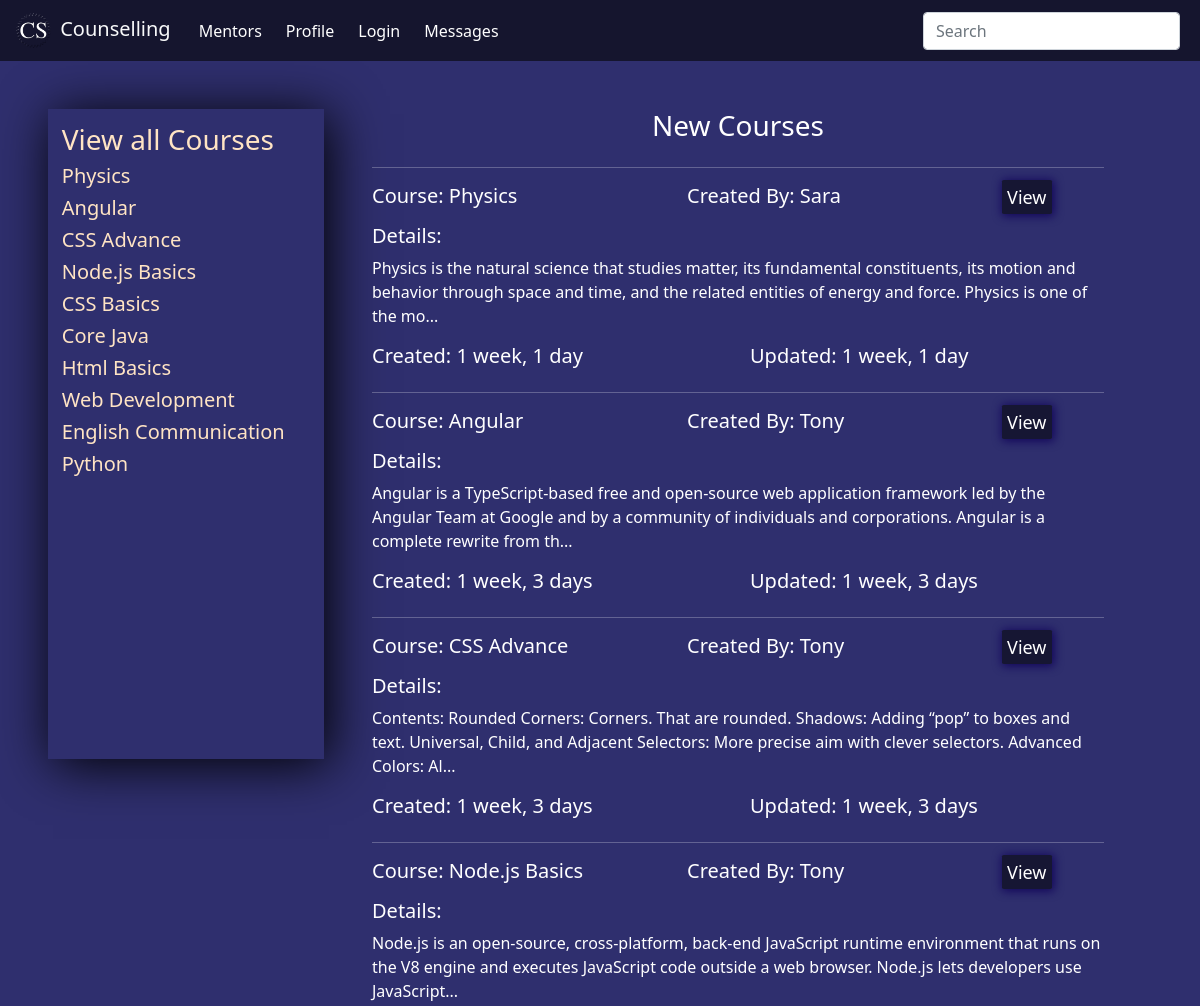
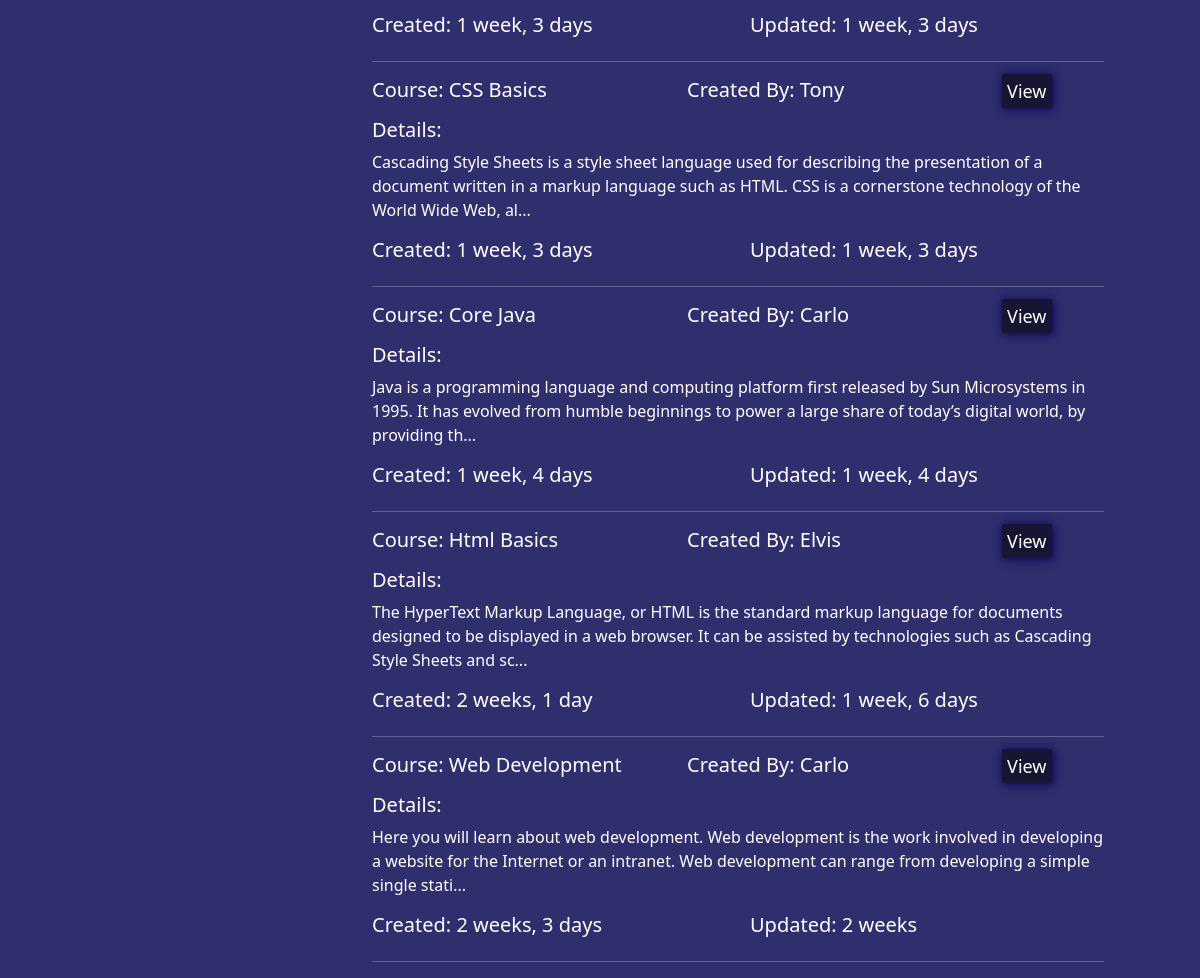
The page / on the database its author committed (2 pictures, top to bottom).
### base/models.py (models this page shows, shortened)
class course(models.Model):
    user = models.ForeignKey(User, on_delete=models.SET_NULL, null=True)
    course_name = models.CharField(max_length=100)
    course_description = models.TextField(null=True)
    course_isactive = models.BooleanField(default=True)
    course_created = models.DateTimeField(auto_now_add=True)
    course_updated = models.DateTimeField(auto_now=True)
    class Meta:
        ordering = ['-course_updated', '-course_created']

### base/views.py (the view)
# urls.py: path('', views.home, name='home'),
def home(request):
    q = request.GET.get('q') if request.GET.get('q') != None else ''
    courses = course.objects.all()
    mentors = User.objects.filter(groups=1)
    user = request.user
    if user.is_superuser:
        students = User.objects.filter(groups=2)
    else:
        followers = follower.objects.filter(mentor=user)
        students = []
        for i in followers:
            stu = User.objects.get(username=i.student)
            students.append(stu)
    context = {"courses":courses, "mentors":mentors, "students":students,}
    return render(request, 'home.html', context)

### templates/home.html (shortened to what this page needs)
{% extends 'main.html' %}
{% block content %}
<div class="container-dash mt-5 mx-5">
    {% include 'managepage.html' %}
    <div class="dashboard mx-5">
        <h3 class="text-center mb-4">New Courses</h3>
        <hr>
        {% for course in courses|slice:":8" %}
        {% if course.course_isactive == True %}
        <div class="row mb-2">
            <div class="col">
                <h5>Course: {{course.course_name}}</h5>
            </div>
            <div class="col">
                <h5>Created By: {{course.user.first_name}}</h5>
            </div>
            {% if request.user == course.user or request.user.is_superuser %}
            <div class="col-2">
                <div class="login-inp">
                    <a href="{% url 'edit-course' course.id %}" id="edit-btn">Edit</a>
                </div>
            </div>
            <div class="col-2">
                <div class="login-inp">
                    <a href="{% url 'view-course' course.id %}" id="edit-btn">View</a>
                </div>
            </div>
            {% else %}
            <div class="col-2">
                <div class="login-inp">
                    <a href="{% url 'view-course' course.id %}" id="edit-btn">View</a>
                </div>
            </div>
            {% endif %}
        </div>
        <h5>Details:</h5>
        <p>{{course.course_description|slice:":200"}}...</p>
        <div class="row mb-2">
            <div class="col">
                <h5>Created: {{course.course_created|timesince}}</h5>
            </div>
            <div class="col">
                <h5>Updated: {{course.course_updated|timesince}}</h5>
            </div>
        </div>
        <hr>
        {% endif %}
        {% endfor %}
    </div>
  </div>
{% endblock content %}

### templates/managepage.html (shortened to what this page needs)
{% if request.user.is_superuser or request.user.is_staff %}
    <div class="manage">
        <a href="{% url 'course' %}">
        {% if request.user.is_superuser %}
            <h3>Manage Courses ({{courses.count}})</h3>
        {% else %}
            <h3>All Courses</h3>
        {% endif %}
        </a>
        {% if request.user.is_superuser %}
            {% for course in courses|slice:":4" %}
            {% if request.user == course.user or request.user.is_superuser %}
            {% if course.course_isactive == True %}
            <a href="{% url 'view-course' course.id %}">
            <h5>{{course.course_name}}</h5>
            </a>
            {% endif %}
            {% endif %}
            {% endfor %}
        {% else %}
            {% for course in courses %}
            {% if request.user == course.user or request.user.is_superuser %}
            {% if course.course_isactive == True %}
            <a href="{% url 'view-course' course.id %}">
            <h5>{{course.course_name}}</h5>
            </a>
            {% endif %}
            {% endif %}
            {% endfor %}
        {% endif %}
        {% if not request.user.is_superuser %}
        {% else %}
        <hr>
        <a href="{% url 'mentors' %}">
        <h3>Manage Mentors ({{mentors.count}})</h3>
        </a>
        {% for mentor in mentors|slice:":4" %}
        <a href="{% url 'view-profile' mentor.id %}">
        <h5>{{mentor.username}}</h5>
        </a>
        {% endfor %}
        {% endif %}
        <hr>
        <a href="{% url 'students' %}">
        {% if request.user.is_superuser %}
        <h3>Manage Students ({{students.count}})</h3>
        {% else %}
        <h3>Manage Students</h3>
        {% endif %}
        </a>
        {% for student in students|slice:":4" %}
        <a href="{% url 'view-profile' student.id %}">
        <h5>{{student.username}}</h5>
        </a>
        {% endfor %}
    </div>
    {% else %}
    <div class="manage">
        <a href="{% url 'course' %}">
            <h3>View all Courses</h3>
        </a>
        {% for course in courses|slice:":15" %}
        {% if course.course_isactive == True %}
        <a href="{% url 'view-course' course.id %}">
        <h5>{{course.course_name}}</h5>
        </a>
        {% endif %}
        {% endfor %}
    </div>
{% endif %}

### static/main.css (style rules this page uses)
body { color: white; background-color: rgb(47, 47, 110); }
.container-dash { display: grid; grid-template-columns: 1fr 3fr; }

### templates/home.html (style rules this page uses)
.login-inp a { text-decoration: none; padding: 5%; margin-top: 2%; font-size: large; box-shadow: 1px 1px 10px 1px rgb(17, 4, 90); transform: translateY(-2%); border: none; margin-right: 1%; border-radius: 4%; background-color: rgb(22, 22, 51); color: white; }

### templates/managepage.html (style rules this page uses)
.manage a { text-decoration: none; color: bisque; }
.manage { max-height: 650px; padding: 5%; box-shadow: 5px 5px 50px black; margin-bottom: 2%; }

### rows shown on the page
course: course_name "Physics", user.first_name "Sara", shows "View", course_description "Physics is the natural science that studies matter, its fundamental constituents, its motion and behavior through space and time, and the related entities of energy and force. Physics is one of the mo", course_created "1 week, 1 day", course_updated "1 week, 1 day"
course: course_name "Angular", user.first_name "Tony", shows "View", course_description "Angular is a TypeScript-based free and open-source web application framework led by the Angular Team at Google and by a community of individuals and corporations. Angular is a complete rewrite from th", course_created "1 week, 3 days", course_updated "1 week, 3 days"
course: course_name "CSS Advance", user.first_name "Tony", shows "View", course_description "Contents: Rounded Corners: Corners. That are rounded. Shadows: Adding “pop” to boxes and text. Universal, Child, and Adjacent Selectors: More precise aim with clever selectors. Advanced Colors: Al", course_created "1 week, 3 days", course_updated "1 week, 3 days"
course: course_name "Node.js Basics", user.first_name "Tony", shows "View", course_description "Node.js is an open-source, cross-platform, back-end JavaScript runtime environment that runs on the V8 engine and executes JavaScript code outside a web browser. Node.js lets developers use JavaScript", course_created "1 week, 3 days", course_updated "1 week, 3 days"
course: course_name "CSS Basics", user.first_name "Tony", shows "View", course_description "Cascading Style Sheets is a style sheet language used for describing the presentation of a document written in a markup language such as HTML. CSS is a cornerstone technology of the World Wide Web, al", course_created "1 week, 3 days", course_updated "1 week, 3 days"
course: course_name "Core Java", user.first_name "Carlo", shows "View", course_description "Java is a programming language and computing platform first released by Sun Microsystems in 1995. It has evolved from humble beginnings to power a large share of today’s digital world, by providing th", course_created "1 week, 4 days", course_updated "1 week, 4 days"
course: course_name "Html Basics", user.first_name "Elvis", shows "View", course_description "The HyperText Markup Language, or HTML is the standard markup language for documents designed to be displayed in a web browser. It can be assisted by technologies such as Cascading Style Sheets and sc", course_created "2 weeks, 1 day", course_updated "1 week, 6 days"
course: course_name "Web Development", user.first_name "Carlo", shows "View", course_description "Here you will learn about web development. Web development is the work involved in developing a website for the Internet or an intranet. Web development can range from developing a simple single stati", course_created "2 weeks, 3 days", course_updated "2 weeks"
course: course_name "English Communication"
course: course_name "Python"
